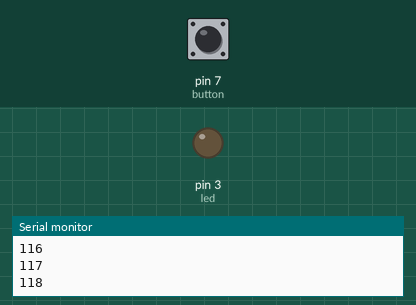
A sketch run on a simulated Arduino Uno, built with avr-gcc and run on an emulated ATmega328P. Parts: output pins drawn as LEDs (lit = HIGH), the last lines printed to the serial monitor. The inputs (shaded band) are chosen by the test bench; at power-on: pin 7 (button) HIGH.

Above: at 1.2 s.
1.3 s: pin 7 (button) pulled LOW for 1 s
At 1.76 s:
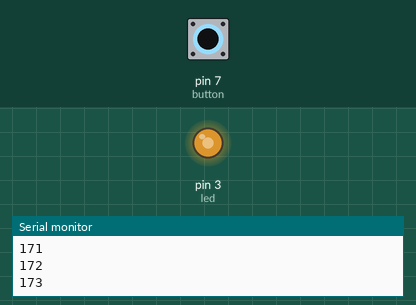
At 2.7 s:
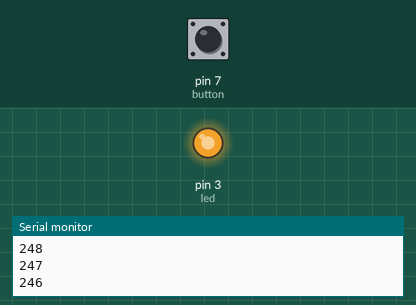
3.8 s: pin 7 (button) pulled LOW for 0.15 s
At 4.6 s:
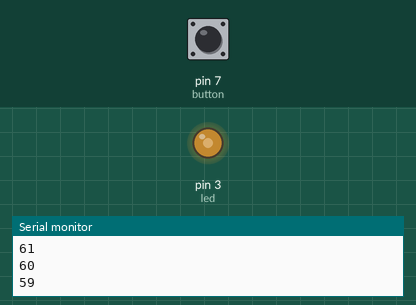
5.4 s: pin 7 (button) pulled LOW for 0.15 s
Timing chart, 0 to 8.4 s (numbered marks = the images above; inputs shaded):
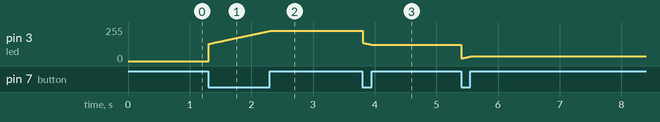

Measured:
- after the input at 1.3 s, pin 3 (led): moves from 0/255 to 226/255 over 0.99 s, starting at once
- after the input at 3.8 s, pin 3 (led): moves from 226/255 to 123/255 over 0.14 s, starting at once

The sketch:

04_04_sketch_fade.ino
```cpp
int led = 3;
int button = 7;
bool isOk = false;

void setup() {
  // initialize digital pin LED_BUILTIN as an output.
  Serial.begin(9600);
  pinMode(led, OUTPUT);
  pinMode(button, INPUT_PULLUP);
}

// the loop function runs over and over again forever
void loop() {
  int i;
  for(i=0;i<256;i++) {
    Serial.println(i);
    isOk = digitalRead(button);
    if(!isOk) {
      analogWrite(led, i);
    }
    delay(10);
  }
  for(i=255;i>-1;i--) {
    Serial.println(i);
    isOk = digitalRead(button);
    if(!isOk) {
      analogWrite(led, i);
    }
    delay(10);
  }
}
```
